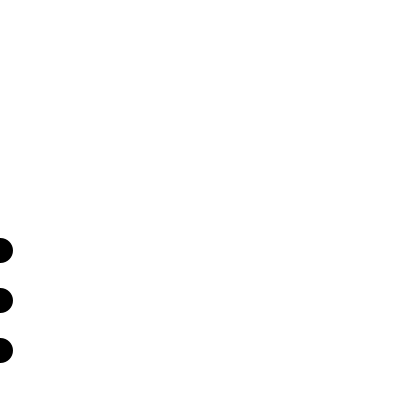
Frame 1 (no input)
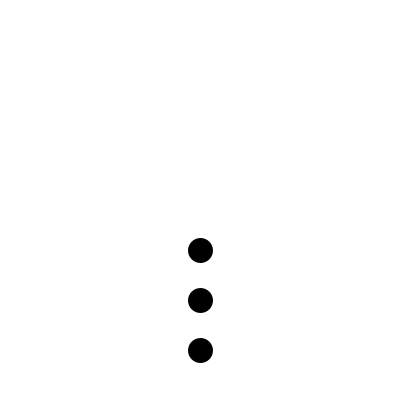
Frame 60 (the mouse pressed at the canvas centre just before this capture)
Frame 120 (the mouse held since frame 60 and released just before this capture): identical to frame 1, image omitted

The Processing sketch that drew these frames (run headless with seeded random() and noise(); from frame 60 on, the mouse is pressed at the canvas centre):

// Processing sketch: sketch_150108a
// ── sketch_150108a.pde
int xValue;




void setup()

{

size(400,400);

xValue = 0;

strokeWeight(25);

frameRate(500000);

stroke(0);

}




void draw()

{

background(255);

point(xValue,600);
point(xValue,550);
point(xValue,450);
point(xValue,350);
point(xValue,300);
point(xValue,250);

xValue = xValue + 25;

if (xValue > 400)

{

xValue = 0;

}

}
